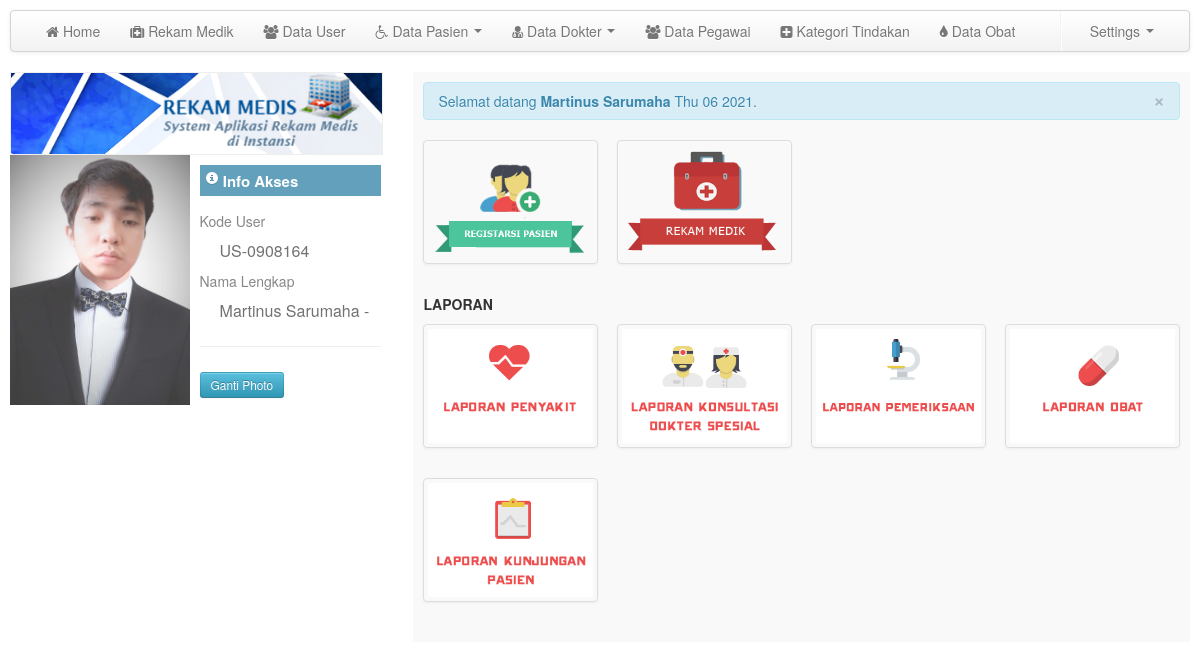
Screenshot of /media.php?module=home (signed in) with the database file from the repository.
### tables this page shows
CREATE TABLE `user_man` (
  `id_user` int(5) NOT NULL,
  `kodeUser` varchar(10) NOT NULL,
  `last_name` varchar(150) NOT NULL,
  `first_name` varchar(150) NOT NULL,
  `jk` varchar(50) NOT NULL,
  `alamat` varchar(150) NOT NULL,
  `no_hp` varchar(150) NOT NULL,
  `tgl_lahir` varchar(50) NOT NULL,
  `username` varchar(150) NOT NULL,
  `password` varchar(150) NOT NULL,
  `photo` varchar(150) NOT NULL,
  `akses` int(11) NOT NULL
);

### config/akses.php (called while the page is built)
<?php
	$iduser=$_SESSION['iduser'];
	$query=mysql_query("SELECT * FROM user_man WHERE id_user='$iduser'");
	$rus=mysql_fetch_array($query);
?>

### kontent.php (the view, shortened to what this page needs)
<?php
	if($_GET['module']=='home'){
		?>
		<section>
		<div class="row-fluid">
			<div class="span4 pull-left">
				<div class="info_akses span12">
				<img src="img/logo.png" class="logo span12">
					<?php
					$fotouser=$rus['photo'];
					if(empty($fotouser)){
					?>
					<div style="background:url(photo_user/default.png) #fff center;background-size:cover;" class="foto pull-left"></div>
					<?php
					}
					else{
					?>
					<div style="background:url(<?php echo "photo_user/".$fotouser; ?>) center;background-size:cover;" class="foto pull-left"></div>
					<?php
					}
					?>
					<div class="span6 pull-left">
					<h4><i class="icon-info-sign icon-white"></i> Info Akses</h4>
					<div class="isi_akses">
					<span>Kode User</span>
						<span class="form"><?php echo $rus['kodeUser']; ?></span>
					<span>Nama Lengkap</span>
						<span class="form"><?php echo $rus['first_name']." ".$rus['last_name']; ?></span>
					<hr>
					<span><a data-toggle="modal" href="#myModal" class="btn btn-info btn-small">Ganti Photo</a>	</span>
					</div>
					</div>
				</div>
				</div>
			<div class="span8 thumb pull-right">
				<div class="alert alert-info"><button type="button" class="close" data-dismiss="alert">&times;</button>Selamat datang <strong><?php echo $rus['first_name']; ?></strong> <?php echo date('D m Y'); ?>.</div>
					<ul class="thumbnails">
						<li class="span3">
							<a data-toggle="modal" href="#regist" class="thumbnail">
								<img src="img/regis.png" alt="">
							</a>
						</li>
						<li class="span3">
							<a href="media.php?module=rekam_medik" class="thumbnail">
								<img src="img/rekam.png" alt="">
							</a>
						</li>
					</ul>
					<h5>LAPORAN</h5>
                <ul class="thumbnails">
						<li class="span3">
							<a data-toggle="modal" href="#lapPenyakit" class="thumbnail">
								<img src="img/lap_1.png" alt="">
							</a>
						</li>
                        <li class="span3">
							<a data-toggle="modal" href="#lapKonsep" class="thumbnail">
								<img src="img/lap_2.png" alt="">
							</a>
						</li>
                    <li class="span3">
							<a data-toggle="modal" href="#lapPeriksa" class="thumbnail">
								<img src="img/lap_6.png" alt="">
							</a>
						</li>
                    <li class="span3">
							<a data-toggle="modal" href="#lapObat" class="thumbnail">
								<img src="img/lap_4.png" alt="">
							</a>
						</li>
                </ul>
                <ul class="thumbnails">
                    <li class="span3">
							<a data-toggle="modal" href="#lapRm" class="thumbnail">
								<img src="img/lap_5.png" alt="">
							</a>
						</li>
                </ul>
			</div>
		</div>
	</section>
		<?php
	}
	elseif($_GET['module']=='keluar'){
		session_start();
		session_destroy();
		header("location:index.php");
	}
?>

### css/custom.css (style rules this page uses)
nav,header,section,footer { margin:10px 10px 0 10px; }
.info_akses { background:#fff; }
.info_akses h4 { background:#63a0bc; color:#fff; font-size:15px; padding:5px; }
.info_akses span { line-height:30px; display:block; color:#878787; }
.info_akses .form { line-height:30px; display:block; margin-left:20px; color:#727272; font-size:16px; }
.info_akses .foto { width:180px; height:250px; opacity:.750; cursor:pointer; }
.thumb { background:#f9f9f9; padding:10px; }
.logo { background:#fff; border:1px solid #eee; }

### rows the page displays
user_man: photo (picture), kodeUser "US-0908164", first_name "Martinus Sarumaha", last_name "-"
